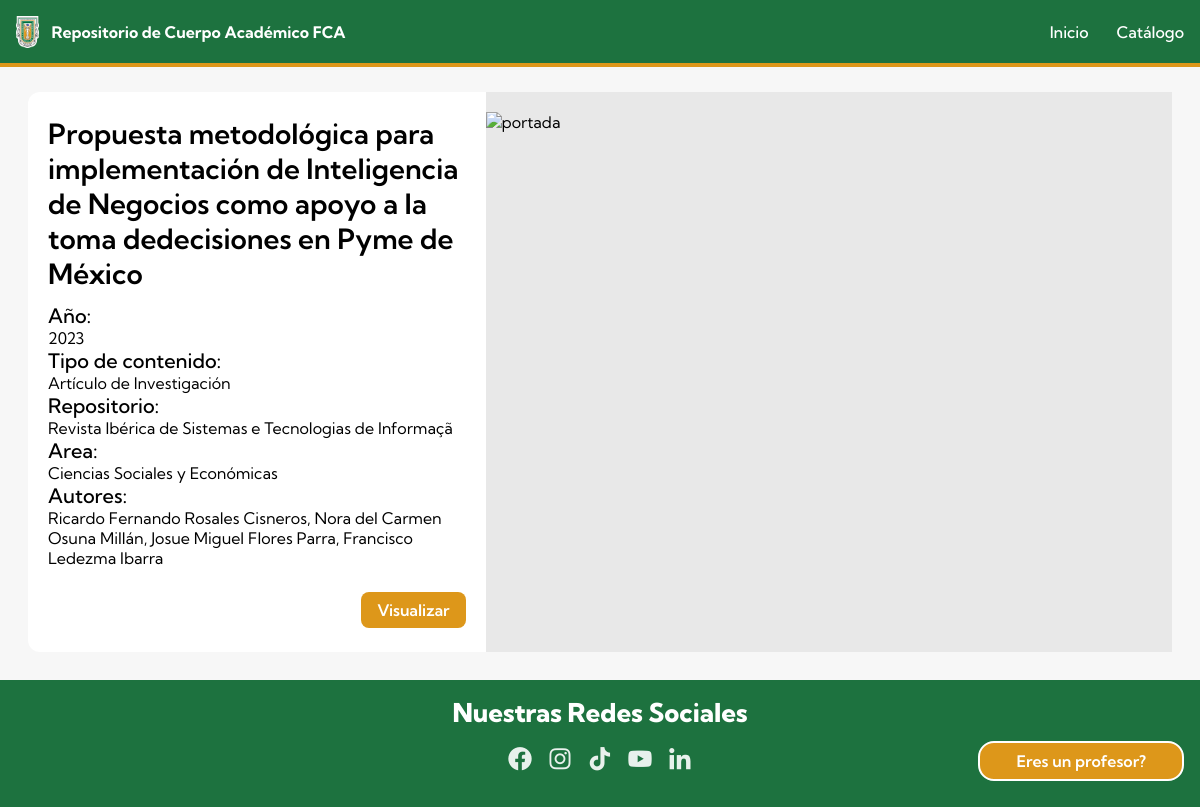
Page /contenido/1 on the committed database.
### home/models.py (models this page shows, shortened)
class Item(models.Model):
    title = models.CharField(max_length=200)
    year = models.IntegerField()
    content_type = models.ForeignKey(ContentType, on_delete=models.CASCADE)
    repository = models.ForeignKey(Repository, on_delete=models.CASCADE)
    area = models.ForeignKey(Area, on_delete=models.CASCADE)
    authors = models.ManyToManyField(Author, through='AuthorItem')
    pdf = models.FileField(upload_to='pdfs/', null=True, blank=True)

class ContentType(models.Model):
    name = models.CharField(max_length=124)

class Repository(models.Model):
    name = models.CharField(max_length=124)
    location = models.CharField(max_length=124)

class Area(models.Model):
    name = models.CharField(max_length=124)

class Author(models.Model):
    first_name = models.CharField(max_length=124)
    last_name = models.CharField(max_length=124)

### home/views.py (the view)
# urls.py: path('contenido/<int:id>', views.visualizar, name='visualizar'),
def visualizar(request, id):
    item = Item.objects.get(pk=id)
    authors = item.authors.all()
    return render(request, 'visualizar.html', {'item': item, 'authors': authors})

### home/templates/visualizar.html (shortened to what this page needs)
<!DOCTYPE html>
<html lang="en">
  <head>
    {% load static %}
    <link rel="stylesheet" href="{% static 'css/main.css' %}" />
    <link
      href="https://unpkg.com/boxicons@2.1.4/css/boxicons.min.css"
      rel="stylesheet"
    />
  </head>
  <body>
    <header>
      <nav>
        <a href="/" class="nav-left">
          <img class="logo" src="{% static 'images/uabc-logo.png' %}" alt="logo de UABC" />
          <span>Repositorio de Cuerpo Académico FCA</span>
        </a>
        <ul class="menuList">
          <li class="menuList-item">
            <a href="{% url 'Index' %}">Inicio</a>
          </li>
          <li class="menuList-item">
            <a href="{% url 'contenido' %}">Catálogo</a>
          </li>
        </ul>
      </nav>
    </header>
    <main>
        <div id="preview">
            <div class="item-container fill-content">
                <div class="info-content">
                  <div class="info-top">
                    <h4>{{item.title}}</h4>
                    <div>
                      <h5>Año:</h5>
                      <span>{{item.year}}</span>
                    </div>
                    <div>
                      <h5>Tipo de contenido:</h5>
                      <span>{{item.content_type.name}}</span>
                    </div>
                    <div>
                      <h5>Repositorio:</h5>
                      <span>{{item.repository.name}}</span>
                    </div>
                    <div>
                      <h5>Area:</h5>
                      <span>{{item.area.name}}</span>
                    </div>
                    <div>
                      <h5>Autores:</h5>
                      <span>
                        {% for author in authors %}
                          {{ author.first_name }} {{ author.last_name }}{% if not forloop.last %}, {% endif %}
                        {% endfor %}
                      </span>
                    </div>
                  </div>
                  <div class="info-bottom" style="margin-top: 24px;">
                    <a class="secondary-btn" target="_blank" href="/media/{{ item.pdf }}">Visualizar</a>
                  </div>
                </div>
                <div class="cover-content">
                    <img src="/media/thumbnails/{{ item.id }}.jpg" alt="portada" />
                </div>
            </div>
        </div>
    </main>
    <footer>
      <div class="footer-content">
        <div class="top-footer">
          <span>Nuestras Redes Sociales</span>
        </div>
        <nav class="bottom-footer">
          <a target="_blank" href="https://www.facebook.com/fcatijuana/">
            <i class="bx bxl-facebook-circle"></i>
          </a>
          <a
            target="_blank"
            href="https://www.instagram.com/fca.tij.uabc/?igshid=YmMyMTA2M2Y%3D"
          >
            <i class="bx bxl-instagram"></i>
          </a>
          <a
            target="_blank"
            href="https://www.tiktok.com/@fca.tij?_t=8UYWhCdbMPN&_r=1"
          >
            <i class="bx bxl-tiktok"></i>
          </a>
          <a target="_blank" href="https://www.youtube.com/c/FCATijuana">
            <i class="bx bxl-youtube"></i>
          </a>
          <a target="_blank" href="https://www.linkedin.com/in/fcatijuana/">
            <i class="bx bxl-linkedin"></i>
          </a>
        </nav>
        <a class="btn" href="{% url 'agregar' %}">
          <span class="btn-content"></span>
        </a>
      </div>
    </footer>
  </body>
</html>

### home/static/css/main.css (style rules this page uses)
:root { --primary-color: #1d723f; --secondary-color: #dd971a; --border-color: rgba(0, 0, 0, 0.1); --max-width: 1500px; }
* { margin: 0; padding: 0; box-sizing: border-box; font-family: "Kumbh Sans", sans-serif; }
body { background: #f7f7f7; }
a, button { all: unset; cursor: pointer; }
ul li { list-style: none; }
h4 { font-size: 28px; font-weight: 600; }
h5 { font-size: 20px; font-weight: 500; }
.btn { background: var(--secondary-color); color: #fff; padding-inline: 36px; padding-block: 8px; border-radius: 16px; cursor: pointer; font-weight: 600; transition: background 400ms ease; }
.secondary-btn { background: var(--secondary-color); color: #fff; padding-inline: 16px; padding-block: 8px; border-radius: 8px; cursor: pointer; font-weight: 600; transition: background 400ms ease; }
header { position: fixed; z-index: 500; width: 100%; background: var(--primary-color); color: #fff; height: 67px; border-bottom: solid 4px var(--secondary-color); }
nav { display: flex; justify-content: space-between; max-width: var(--max-width); margin: 0 auto; padding: 16px; align-items: center; }
.nav-left { display: flex; gap: 12px; align-items: center; z-index: 50; color: #fff !important; }
.nav-left .logo { height: 32px; width: auto; }
.nav-left span { font-weight: 700; }
.menuList { display: flex; gap: 28px; }
.menuList .menuList-item { font-weight: 500; transition: color 300ms ease; }
footer { background-color: var(--primary-color); color: #fff; padding: 16px; }
footer .footer-content { max-width: var(--max-width); position: relative; margin: 0 auto; display: flex; flex-direction: column; align-items: center; }
.top-footer span { font-size: 26px; font-weight: 800; }
.bottom-footer { display: flex; gap: 12px; }
.bottom-footer a i { font-size: 28px; opacity: .9; transition: all 400ms ease; }
#preview { max-width: var(--max-width); margin: 0 auto; padding-top: 64px; }
.fill-content { min-height: calc(100vh - 248px); }
.item-container { display: grid; grid-template-columns: 40% 1fr; margin-inline: 40px; margin: 28px; background: #fff; height: 100%; border-radius: 12px; }
.item-container .info-content { padding-block: 24px; padding-inline: 20px; }
.item-container .info-content h4 { margin-bottom: 12px; }
.info-bottom { display: flex; justify-content: flex-end; margin-top: 10px; }
.cover-content { height: 100%; background: #e8e8e8; padding-block: 20px; }
.cover-content img { aspect-ratio: 2/1; object-fit: contain; width: 100%; height: 100%; }
.footer-content .btn { position: absolute; bottom: 10px; right: 0; border: solid 2px #fff; content: "Eres un profesor?"; }
.footer-content .btn .btn-content::before { content: "Eres un profesor?"; }

### rows in the picture
Item: title "Propuesta metodológica para implementación de Inteligencia de Negocios como apoyo a la toma dedecisiones en Pyme de México", year "2023", content_type.name "Artículo de Investigación", repository.name "Revista Ibérica de Sistemas e Tecnologias de Informaçã", area.name "Ciencias Sociales y Económicas"
Author: first_name "Ricardo Fernando", last_name "Rosales Cisneros"
Author: first_name "Nora del Carmen", last_name "Osuna Millán"
Author: first_name "Josue Miguel", last_name "Flores Parra"
Author: first_name "Francisco", last_name "Ledezma Ibarra"
